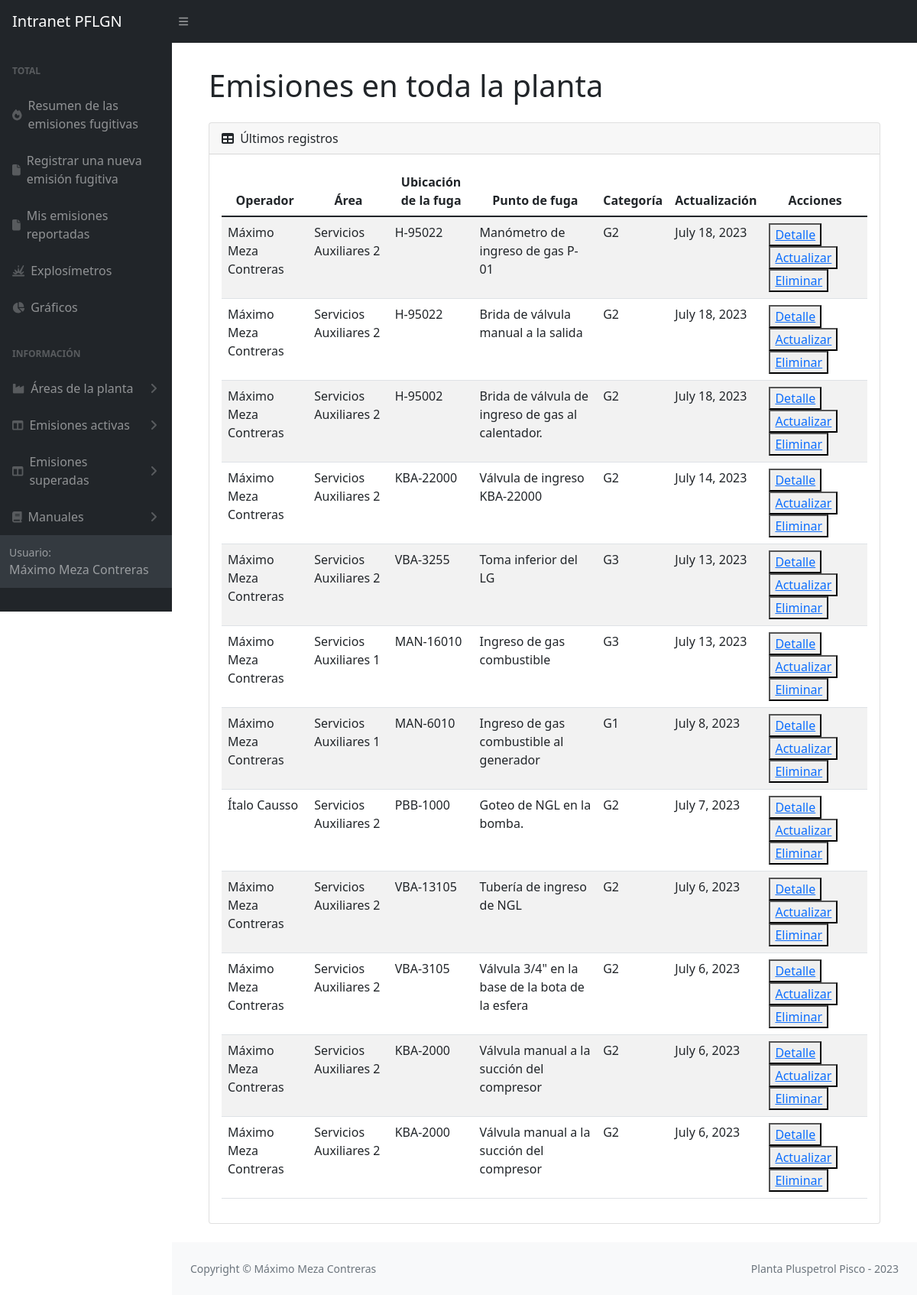
Screenshot of /listaEmisionesTodas/ (signed in) with the database file from the repository.
### emisiones/models.py (models this page shows, shortened)
class Emision(models.Model):
    site = models.CharField(max_length=20, choices=SITE_CHOICES, default='Pisco')
    yacimiento = models.CharField(max_length=100, choices=YACIMIENTO_CHOICES, default='Pisco')
    area = models.CharField(max_length=100)
    sistema = models.CharField(max_length=100)
    ubicacion = models.TextField(max_length=200)
    fuga = models.TextField(max_length=300)
    fluido = models.CharField(max_length=100)
    sustancia = models.CharField(max_length=100)
    componente = models.CharField(max_length=100)
    instalacion = models.CharField(max_length=100)
    tamAccesorio = models.CharField(max_length=100)
    medicion = models.PositiveIntegerField()
    medicion15 = models.CharField(max_length=100)
    presion = models.CharField(max_length=100)
    ciclado = models.CharField(max_length=50)
    ignicion = models.CharField(max_length=50)
    localizacion = models.CharField(max_length=50)
    usuario = models.ForeignKey(User, on_delete=models.SET_NULL, null=True)
    fechaReporte = models.DateField()
    updated_at = models.DateTimeField(null=True)
    created_at = models.DateField(auto_now_add=True,null=True)
    emisionSuperada = models.BooleanField(default=False)
    FCF = models.PositiveSmallIntegerField(null=True)
    categoria = models.CharField(max_length=10, null=True)
    imagen = models.ImageField(upload_to='images_emisiones', null=True)

### emisiones/views.py (the view)
# urls.py: path('listaEmisionesTodas/', views.listaEmisionesTodas, name='listaEmisionesTodas'),
def listaEmisionesTodas(request):
    Emisiones = Emision.objects.all().order_by('-updated_at')
    return render (request, 'areaTodasEmisiones.html',{'Emisiones':Emisiones})

### emisiones/templates/areaTodasEmisiones.html (shortened to what this page needs)
{% extends 'partials/_barraLateralEmisiones.html' %}
{% block content %}
<div class="container mt-2">
    <main>
        <div class="container-fluid px-4">
            <h1 class="mt-4 mb-4">Emisiones en toda la planta</h1>
            <div class="card mb-4">
                <div class="card-header">
                    <i class="fas fa-table me-1"></i>
                    Últimos registros
                </div>
                <div class="card-body">
                    <table class="table table-striped table-responsive" id="datatablesSimple">
                        <thead>
                            <tr>
                                <th>Operador</th>
                                <th>Área</th>
                                <th>Ubicación de la fuga</th>
                                <th>Punto de fuga</th>
                                <th>Categoría</th>
                                <th>Actualización</th>
                                <th>Acciones</th>
                            </tr>
                        </thead>
                        <tbody>
                            {% for Emision in Emisiones %}
                            <tr>
                                <td>{{Emision.usuario.first_name}} {{Emision.usuario.last_name}} </td>
                                <td>{{Emision.area}}</td>
                                <td>{{Emision.ubicacion}}</td>
                                <td>{{Emision.fuga}}</td>
                                <td>{{Emision.categoria}}</td>
                                <td>{{Emision.created_at}}</td>
                                <td>
                                    <button><a href="{% url 'detalleEmisiones' Emision.id %}">Detalle</a></button>
                                    <button><a href="#">Actualizar</a></button>
                                    <button><a href="#">Eliminar</a></button>
                                </td>
                            </tr>
                            {% endfor %}
                        </tbody>
                    </table>
                </div>
            </div>
        </div>
    </main>
{% endblock %}

### emisiones/templates/partials/_barraLateralEmisiones.html (shortened to what this page needs)
{% load static %}
<!DOCTYPE html>
<html lang="en">
<head>
    <link href="https://cdn.jsdelivr.net/npm/bootstrap@5.3.0-alpha3/dist/css/bootstrap.min.css" rel="stylesheet">
    <link rel="stylesheet" type="text/css" href="{% static 'css/dashboardEmisiones.css' %}">
    <link rel="stylesheet" type="text/css" href="{% static 'css/mainEmisiones.css' %}">
</head>
<body  class="sb-nav-fixed">
    <nav class="sb-topnav navbar navbar-expand navbar-dark bg-dark">
        <a class="navbar-brand ps-3" href='/'>Intranet PFLGN</a>
        <button class="btn btn-link btn-sm order-1 order-lg-0 me-4 me-lg-0" id="sidebarToggle"><i class="fas fa-bars"></i></button>
    </nav>
    <div id="layoutSidenav">
        <div id="layoutSidenav_nav">
            <nav class="sb-sidenav accordion sb-sidenav-dark" id="sidenavAccordion">
                <div class="sb-sidenav-menu">
                    <div class="nav">
                        <div class="sb-sidenav-menu-heading">Total</div>
                        <a class="nav-link" href="/emisionesFugitivas">
                            <div class="sb-nav-link-icon"><i class="fa-solid fa-fire"></i></div>
                                Resumen de las emisiones fugitivas
                        </a>
                        <a class="nav-link" href='/registrarEmisiones'>
                            <div class="sb-nav-link-icon"><i class="fa-solid fa-file"></i></div>
                                Registrar una nueva emisión fugitiva
                        </a>
                        <a class="nav-link" href='/listaMisReportes'>
                            <div class="sb-nav-link-icon"><i class="fa-solid fa-file"></i></div>
                                Mis emisiones reportadas
                        </a>
                        <a class="nav-link" href='/explosimetros'>
                            <div class="sb-nav-link-icon"><i class="fa-solid fa-explosion"></i></div>
                                Explosímetros
                        </a>
                        <a class="nav-link" href='/graficasEmisiones'>
                            <div class="sb-nav-link-icon"><i class="fa-solid fa-chart-pie"></i></div>
                                Gráficos
                        </a>
                        <div class="sb-sidenav-menu-heading">Información</div>
                        <a class="nav-link collapsed" href="#" data-bs-toggle="collapse" data-bs-target="#collapseAreas" aria-expanded="false" aria-controls="collapseLayouts">
                            <div class="sb-nav-link-icon"><i class="fa-solid fa-industry"></i></div>
                                Áreas de la planta
                            <div class="sb-sidenav-collapse-arrow"><i class="fas fa-angle-down"></i></div>
                        </a>
                        <a class="nav-link collapsed" href="#" data-bs-toggle="collapse" data-bs-target="#collapseCrios" aria-expanded="false" aria-controls="collapseLayouts">
                            <div class="sb-nav-link-icon"><i class="fas fa-columns"></i></div>
                                Emisiones activas
                            <div class="sb-sidenav-collapse-arrow"><i class="fas fa-angle-down"></i></div>
                        </a>
                            <a class="nav-link collapsed" href="#" data-bs-toggle="collapse" data-bs-target="#collapseSuperadas" aria-expanded="false" aria-controls="collapseLayouts">
                                <div class="sb-nav-link-icon"><i class="fas fa-columns"></i></div>
                                    Emisiones superadas
                                <div class="sb-sidenav-collapse-arrow"><i class="fas fa-angle-down"></i></div>
                            </a>
                            <a class="nav-link collapsed" href="#" data-bs-toggle="collapse" data-bs-target="#collapseCSU" aria-expanded="false" aria-controls="collapseLayouts">
                                <div class="sb-nav-link-icon"><i class="fa-solid fa-book"></i></i></div>
                                Manuales
                                <div class="sb-sidenav-collapse-arrow"><i class="fas fa-angle-down"></i></div>
                            </a>
                <div class="sb-sidenav-footer">
                    <div class="small">Usuario:</div>
                    {{user.first_name}} {{user.last_name}}
                </div>
            </nav>
        </div>
        <div id="layoutSidenav_content">
            {% block content %}
            {% endblock %}
        </div>
        <footer class="py-4 bg-light mt-auto">
            <div class="container-fluid px-4">
                <div class="d-flex align-items-center justify-content-between small">
                    <div class="text-muted">Copyright &copy; Máximo Meza Contreras</div>
                    <div class="text-muted">Planta Pluspetrol Pisco - 2023</div>
                </div>
            </div>
        </footer>
</body>
</html>

### emisiones/static/css/mainEmisiones.css (style rules this page uses)
:root { --bs-blue: #0d6efd; --bs-indigo: #6610f2; --bs-purple: #6f42c1; --bs-pink: #d63384; --bs-red: #dc3545; --bs-orange: #fd7e14; --bs-yellow: #ffc107; --bs-green: #198754; --bs-teal: #20c997; --bs-cyan: #0dcaf0; --bs-white: #fff; --bs-gray: #6c757d; --bs-gray-dark: #343a40; --bs-primary: #0d6efd; --bs-secondary: #6c757d; --bs-success: #198754; --bs-info: #0dcaf0; --bs-warning: #ffc107; --bs-danger: #dc3545; --bs-light: #f8f9fa; --bs-dark: #212529; --greyLight-2: #c8d0e7; --card-background: linear-gradient(to bottom right, #f9fafc, #f7f7f8); --card-shadow: inset 2px 2px 3px #ebebf3, inset 4px 4px 15px #ffffff, 3px 3px 12px #c2c7d4; --bs-font-sans-serif: system-ui, -apple-system, "Segoe UI", Roboto, "Helvetica Neue", Arial, "Noto Sans", "Liberation Sans", sans-serif, "Apple Color Emoji", "Segoe UI Emoji", "Segoe UI Symbol", "Noto Color Emoji"; --bs-font-monospace: SFMono-Regular, Menlo, Monaco, Consolas, "Liberation Mono", "Courier New", monospace; --bs-gradient: linear-gradient(180deg, rgba(255, 255, 255, 0.15), rgba(255, 255, 255, 0)); }
.contenedorEmisiones div table tr,th { text-align: center; }

### rows the page displays
Emision: usuario.first_name "Máximo", usuario.last_name "Meza Contreras", area "Servicios Auxiliares 2", ubicacion "H-95022", fuga "Manómetro de ingreso de gas P-01", categoria "G2", created_at "July 18, 2023"
Emision: usuario.first_name "Máximo", usuario.last_name "Meza Contreras", area "Servicios Auxiliares 2", ubicacion "H-95022", fuga "Brida de válvula manual a la salida", categoria "G2", created_at "July 18, 2023"
Emision: usuario.first_name "Máximo", usuario.last_name "Meza Contreras", area "Servicios Auxiliares 2", ubicacion "H-95002", fuga "Brida de válvula de ingreso de gas al calentador.", categoria "G2", created_at "July 18, 2023"
Emision: usuario.first_name "Máximo", usuario.last_name "Meza Contreras", area "Servicios Auxiliares 2", ubicacion "KBA-22000", fuga "Válvula de ingreso KBA-22000", categoria "G2", created_at "July 14, 2023"
Emision: usuario.first_name "Máximo", usuario.last_name "Meza Contreras", area "Servicios Auxiliares 2", ubicacion "VBA-3255", fuga "Toma inferior del LG", categoria "G3", created_at "July 13, 2023"
Emision: usuario.first_name "Máximo", usuario.last_name "Meza Contreras", area "Servicios Auxiliares 1", ubicacion "MAN-16010", fuga "Ingreso de gas combustible", categoria "G3", created_at "July 13, 2023"
Emision: usuario.first_name "Máximo", usuario.last_name "Meza Contreras", area "Servicios Auxiliares 1", ubicacion "MAN-6010", fuga "Ingreso de gas combustible al generador", categoria "G1", created_at "July 8, 2023"
Emision: usuario.first_name "Ítalo", usuario.last_name "Causso", area "Servicios Auxiliares 2", ubicacion "PBB-1000", fuga "Goteo de NGL en la bomba.", categoria "G2", created_at "July 7, 2023"
Emision: usuario.first_name "Máximo", usuario.last_name "Meza Contreras", area "Servicios Auxiliares 2", ubicacion "VBA-13105", fuga "Tubería de ingreso de NGL", categoria "G2", created_at "July 6, 2023"
Emision: usuario.first_name "Máximo", usuario.last_name "Meza Contreras", area "Servicios Auxiliares 2", ubicacion "VBA-3105", fuga "Válvula 3/4\" en la base de la bota de la esfera", categoria "G2", created_at "July 6, 2023"
Emision: usuario.first_name "Máximo", usuario.last_name "Meza Contreras", area "Servicios Auxiliares 2", ubicacion "KBA-2000", fuga "Válvula manual a la succión del compresor", categoria "G2", created_at "July 6, 2023"
Emision: usuario.first_name "Máximo", usuario.last_name "Meza Contreras", area "Servicios Auxiliares 2", ubicacion "KBA-2000", fuga "Válvula manual a la succión del compresor", categoria "G2", created_at "July 6, 2023"

### other values shown
{{ user.first_name }} "Máximo"
{{ user.last_name }} "Meza Contreras"
